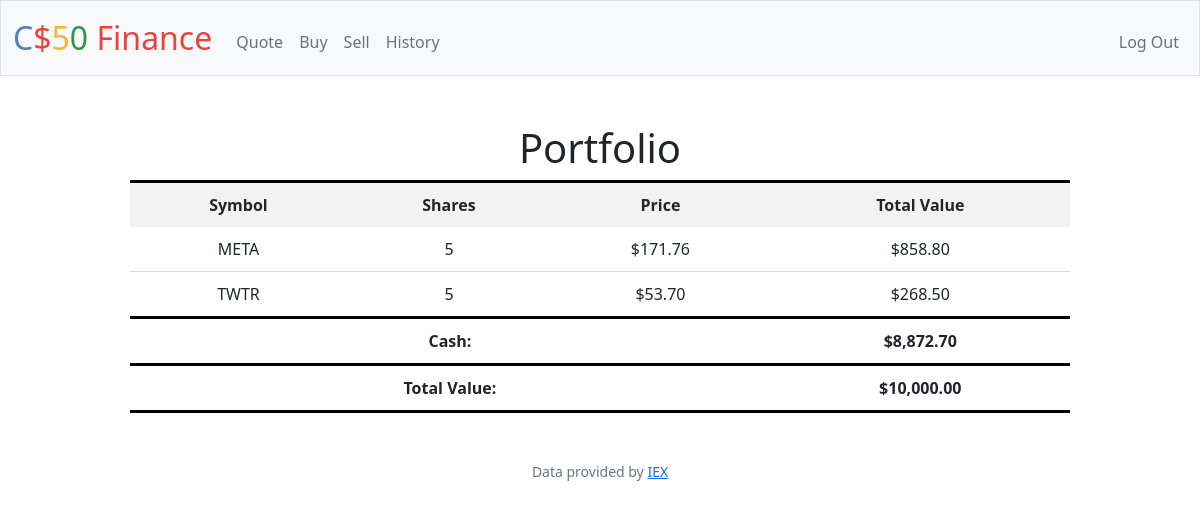
/ (signed in), run on the app's committed database.
### tables this page shows
CREATE TABLE 'transactions' ('id' INTEGER PRIMARY KEY AUTOINCREMENT NOT NULL, 'user_id' INTEGER, 'symbol' TEXT, 'shares' INTEGER, 'price' REAL, 'date' DATETIME);

CREATE TABLE users (id INTEGER PRIMARY KEY AUTOINCREMENT NOT NULL, username TEXT NOT NULL, hash TEXT NOT NULL, cash NUMERIC NOT NULL DEFAULT 10000.00);

### app.py (the view)
@app.route("/")
@login_required
def index():
    user_id = session["user_id"]
    stocks = db.execute("SELECT symbol, price, SUM(shares) AS shares FROM transactions WHERE user_id = ? GROUP BY symbol", user_id)
    cash = db.execute("SELECT cash FROM users WHERE id = ?", user_id)[0]["cash"]
    total = cash
    for stock in stocks:
        total += stock["price"] * stock["shares"]
    return render_template("index.html", stocks=stocks, cash=cash, usd=usd, total=total)

### app.py (called while the page is built)
@app.after_request
def after_request(response):
    response.headers["Cache-Control"] = "no-cache, no-store, must-revalidate"
    response.headers["Expires"] = 0
    response.headers["Pragma"] = "no-cache"
    return response

### helpers.py (called while the page is built)
def login_required(f):
    @wraps(f)
    def decorated_function(*args, **kwargs):
        if session.get("user_id") is None:
            return redirect("/login")
        return f(*args, **kwargs)
    return decorated_function

def usd(value):
    return f"${value:,.2f}"

### templates/index.html (shortened to what this page needs)
{% extends "layout.html" %}
{% block main %}
<div class="table-container">
    <table class="center">
        <thead>
            <h1><b1>Portfolio</b1></h1>
            <tr style="border-top: 3px solid black;">
                <th>Symbol</th>
                <th>Shares</th>
                <th>Price</th>
                <th>Total Value</th>
            </tr>
        </thead>
        <tbody>
            {% for stock in stocks %}
            <tr>
                <td>{{ stock["symbol"] }}</td>
                <td>{{ stock["shares"] }}</td>
                <td>{{ usd(stock["price"]) }}</td>
                <td>{{ usd(stock["shares"] * stock["price"]) }}</td>
            </tr>
            {% endfor %}
            <tr style="border-top: 3px solid black;">
                <td colspan="3"><b>Cash:</b></td>
                <td><b>{{ usd(cash) }}</b></td>
            </tr>
        </tbody>
        <tfoot>
            <tr class="total-value">
                <td colspan="3"><b>Total Value:</b></td>
                <td><b>{{ usd(total) }}</b></td>
            </tr>
        </tfoot>
    </table>
</div>
{% endblock %}

### templates/layout.html (shortened to what this page needs)
<!DOCTYPE html>
<html lang="en">
    <head>
        <link href="https://cdn.jsdelivr.net/npm/bootstrap@5.1.3/dist/css/bootstrap.min.css" rel="stylesheet">
        <link href="/static/styles.css" rel="stylesheet">
    </head>
    <body>
        <nav class="bg-light border navbar navbar-expand-md navbar-light">
            <div class="container-fluid">
                <a class="navbar-brand" href="/"><span class="blue">C</span><span class="red">$</span><span class="yellow">5</span><span class="green">0</span> <span class="red">Finance</span></a>
                <div class="collapse navbar-collapse" id="navbar">
                    {% if session["user_id"] %}
                        <ul class="navbar-nav me-auto mt-2">
                            <li class="nav-item"><a class="nav-link" href="/quote">Quote</a></li>
                            <li class="nav-item"><a class="nav-link" href="/buy">Buy</a></li>
                            <li class="nav-item"><a class="nav-link" href="/sell">Sell</a></li>
                            <li class="nav-item"><a class="nav-link" href="/history">History</a></li>
                        </ul>
                        <ul class="navbar-nav ms-auto mt-2">
                            <li class="nav-item"><a class="nav-link" href="/logout">Log Out</a></li>
                        </ul>
                    {% else %}
                        <ul class="navbar-nav ms-auto mt-2">
                            <li class="nav-item"><a class="nav-link" href="/register">Register</a></li>
                            <li class="nav-item"><a class="nav-link" href="/login">Log In</a></li>
                        </ul>
                    {% endif %}
                </div>
            </div>
        </nav>
        <main class="container-fluid py-5 text-center">
            {% block main %}{% endblock %}
        </main>
        <footer class="mb-5 small text-center text-muted">
            Data provided by <a href="https://iexcloud.io/">IEX</a>
        </footer>
    </body>
</html>

### static/styles.css (style rules this page uses)
nav .navbar-brand { font-size: xx-large; }
nav .navbar-brand .blue { color: #537fbe; }
nav .navbar-brand .red { color: #ea433b; }
nav .navbar-brand .yellow { color: #f5b82e; }
nav .navbar-brand .green { color: #2e944b; }
.table-container { margin: 0 auto; width: 80%; }
table { border-collapse: collapse; width: 100%; }
th, td { padding: 10px; text-align: center; }
th { background-color: #f2f2f2; font-weight: bold; }
td { border-bottom: 1px solid #ddd; }
tr.total-value { border-top: 3px solid black; border-bottom: 3px solid black; }

### data on the page
transactions: symbol "META", shares "5", price "$171.76", shares "$858.80"
users: cash "$8,872.70"

### other printed values
{{ stock["symbol"] }} "TWTR"
{{ stock["shares"] }} "5"
{{ usd(stock["price"]) }} "$53.70"
{{ usd(stock["shares"] * stock["price"]) }} "$268.50"
{{ usd(total) }} "$10,000.00"
